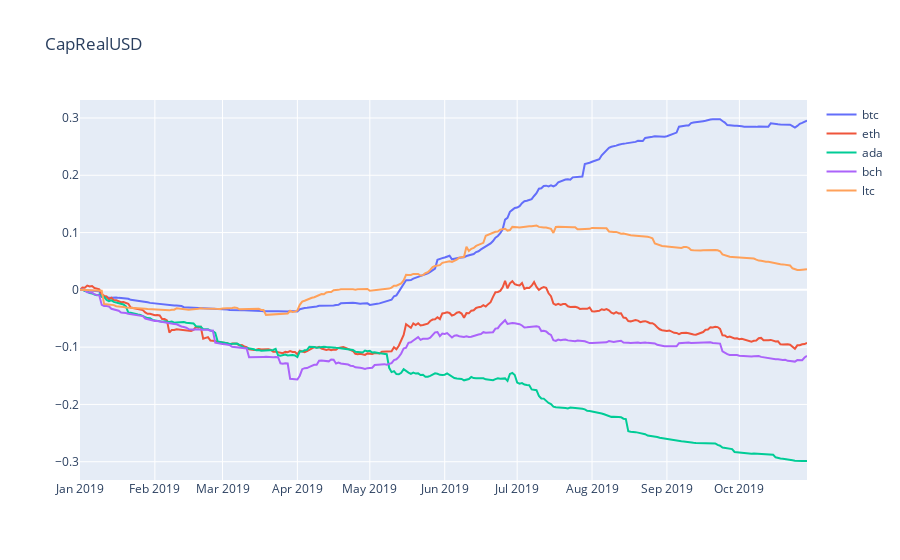
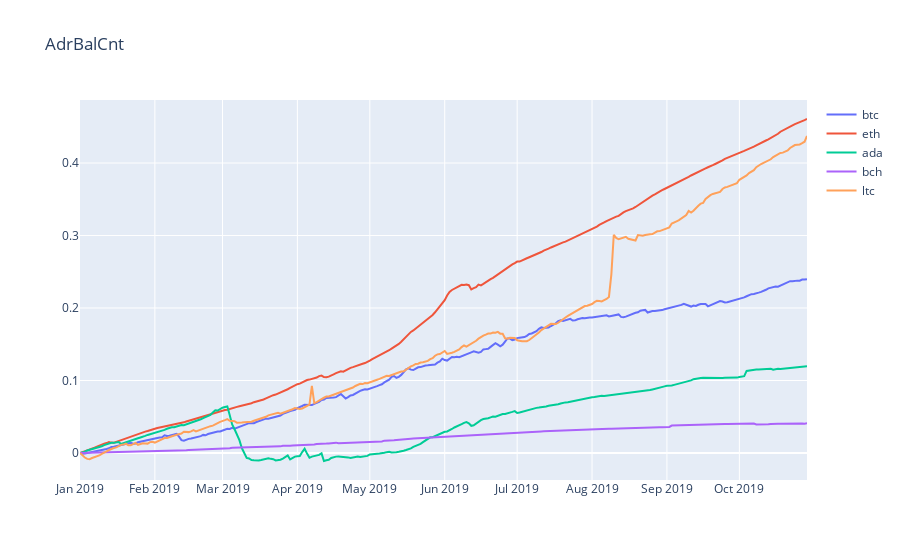
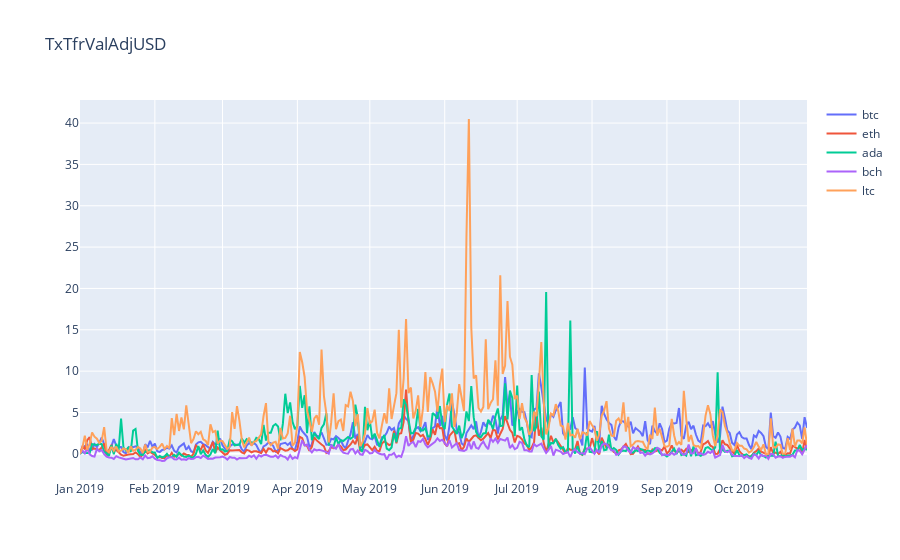
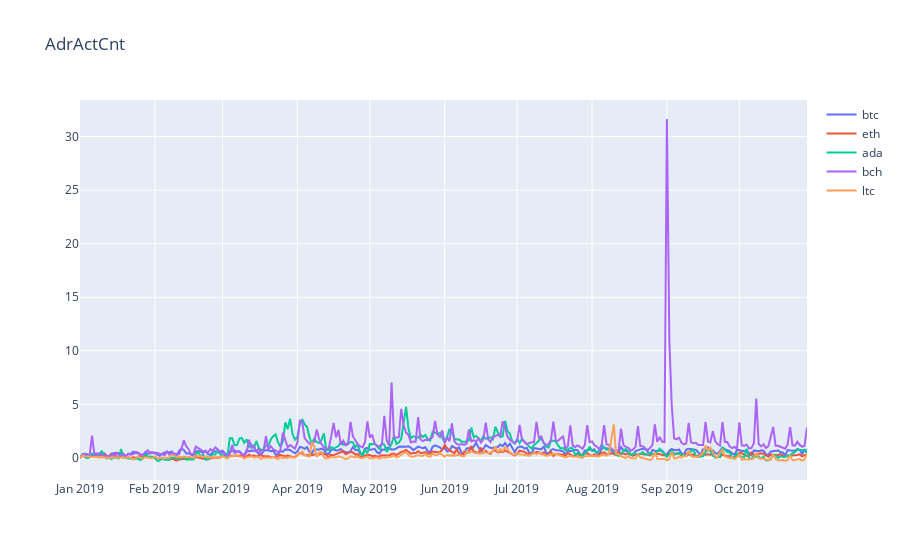

These figures' notebook cell, in order:
### Code cell
clear_output()
            api_key = 'KKzV6V2DTY87v3m1dGZu'
            assets = ['btc', 'eth', 'ada', 'bch', 'ltc']
            metrics = ['CapRealUSD', 'AdrBalCnt', 'TxTfrValAdjUSD', 'AdrActCnt']
            report_title='Test Growth Report'
            report = NDPGrowthComparison(report_title=report_title, api_key=api_key, assets=assets, metrics=metrics, start='2019-10-01')
            report.run_report(export_types=['figures'])

### Figure 1 — Plotly figure (JSON) as saved in the notebook; plotly's stock layout.template omitted (floating-point values rounded to 4 significant figures; data arrays with more than 128 entries replaced by an {"elided": "..."} marker saying what was removed)
{"data": [{"mode": "lines", "name": "btc", "type": "scatter", "x": {"elided": "302 str values"}, "y": {"elided": "302 float values"}}, {"mode": "lines", "name": "eth", "type": "scatter", "x": {"elided": "302 str values"}, "y": {"elided": "302 float values"}}, {"mode": "lines", "name": "ada", "type": "scatter", "x": {"elided": "302 str values"}, "y": {"elided": "302 float values"}}, {"mode": "lines", "name": "bch", "type": "scatter", "x": {"elided": "302 str values"}, "y": {"elided": "302 float values"}}, {"mode": "lines", "name": "ltc", "type": "scatter", "x": {"elided": "302 str values"}, "y": {"elided": "302 float values"}}], "layout": {"title": {"text": "CapRealUSD"}}}

### Figure 2 — Plotly figure (JSON) as saved in the notebook; plotly's stock layout.template omitted (floating-point values rounded to 4 significant figures; data arrays with more than 128 entries replaced by an {"elided": "..."} marker saying what was removed)
{"data": [{"mode": "lines", "name": "btc", "type": "scatter", "x": {"elided": "302 str values"}, "y": {"elided": "302 float values"}}, {"mode": "lines", "name": "eth", "type": "scatter", "x": {"elided": "302 str values"}, "y": {"elided": "302 float values"}}, {"mode": "lines", "name": "ada", "type": "scatter", "x": {"elided": "302 str values"}, "y": {"elided": "302 float values"}}, {"mode": "lines", "name": "bch", "type": "scatter", "x": {"elided": "302 str values"}, "y": {"elided": "302 float values"}}, {"mode": "lines", "name": "ltc", "type": "scatter", "x": {"elided": "302 str values"}, "y": {"elided": "302 float values"}}], "layout": {"title": {"text": "AdrBalCnt"}}}

### Figure 3 — Plotly figure (JSON) as saved in the notebook; plotly's stock layout.template omitted (floating-point values rounded to 4 significant figures; data arrays with more than 128 entries replaced by an {"elided": "..."} marker saying what was removed)
{"data": [{"mode": "lines", "name": "btc", "type": "scatter", "x": {"elided": "302 str values"}, "y": {"elided": "302 float values"}}, {"mode": "lines", "name": "eth", "type": "scatter", "x": {"elided": "302 str values"}, "y": {"elided": "302 float values"}}, {"mode": "lines", "name": "ada", "type": "scatter", "x": {"elided": "302 str values"}, "y": {"elided": "302 float values"}}, {"mode": "lines", "name": "bch", "type": "scatter", "x": {"elided": "302 str values"}, "y": {"elided": "302 float values"}}, {"mode": "lines", "name": "ltc", "type": "scatter", "x": {"elided": "302 str values"}, "y": {"elided": "302 float values"}}], "layout": {"title": {"text": "TxTfrValAdjUSD"}}}

### Figure 4 — Plotly figure (JSON) as saved in the notebook; plotly's stock layout.template omitted (floating-point values rounded to 4 significant figures; data arrays with more than 128 entries replaced by an {"elided": "..."} marker saying what was removed)
{"data": [{"mode": "lines", "name": "btc", "type": "scatter", "x": {"elided": "302 str values"}, "y": {"elided": "302 float values"}}, {"mode": "lines", "name": "eth", "type": "scatter", "x": {"elided": "302 str values"}, "y": {"elided": "302 float values"}}, {"mode": "lines", "name": "ada", "type": "scatter", "x": {"elided": "302 str values"}, "y": {"elided": "302 float values"}}, {"mode": "lines", "name": "bch", "type": "scatter", "x": {"elided": "302 str values"}, "y": {"elided": "302 float values"}}, {"mode": "lines", "name": "ltc", "type": "scatter", "x": {"elided": "302 str values"}, "y": {"elided": "302 float values"}}], "layout": {"title": {"text": "AdrActCnt"}}}
